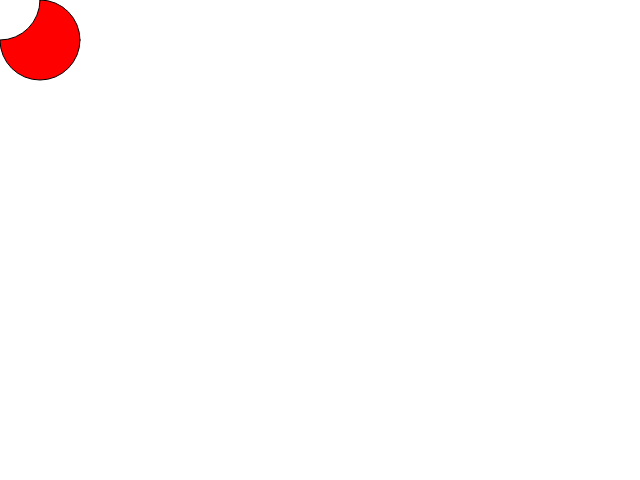
Frame 1 (no input)
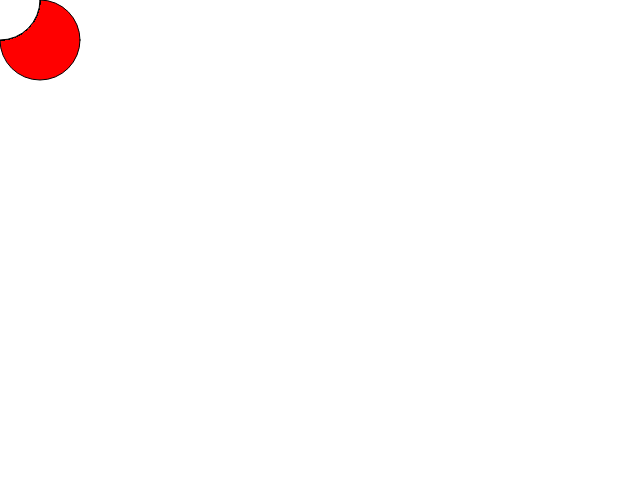
Frame 60 (no input)
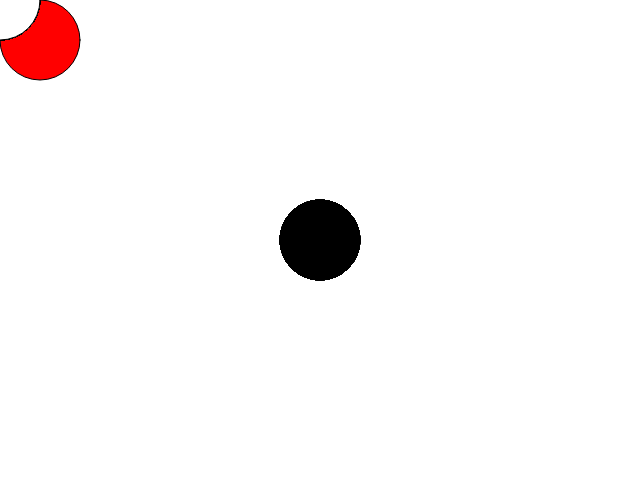
Frame 120 (the mouse pressed at the canvas centre since frame 60)

The p5.js sketch that drew these frames (run headless with seeded random() and noise() and a simulated clock; from frame 60 on, the mouse is pressed at the canvas centre):

// p5.js sketch
// ── sketch.js

function setup(){
	alert('Hello, world!');
	createCanvas(640, 480);
	fill(255, 0, 0);
	ellipse(40, 40, 80, 80);
}

function draw(){
	if (mouseIsPressed){
		print(mouseX);
		fill(0);
	}
	else{
		fill(255);
	}
	ellipse(mouseX, mouseY, 80, 80);
}
// ── sketch_web_view.html
<!DOCTYPE html>
<html lang="en">
<head>
  <meta charset="UTF-8">
  <link rel="stylesheet" type="text/css" href="style.css"/>
  <script src="p5.js"></script>
  <title>Title</title>
</head>
<body>
<script src="sketch.js"></script>
</body>
</html>
